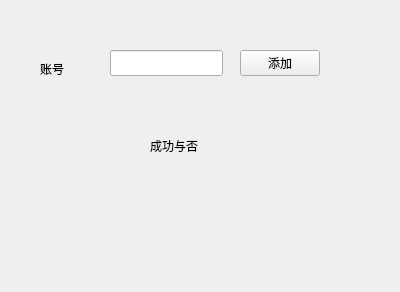
<?xml version="1.0" encoding="UTF-8"?>
<ui version="4.0">
 <class>Form</class>
 <widget class="QWidget" name="Form">
  <property name="geometry">
   <rect>
    <x>0</x>
    <y>0</y>
    <width>400</width>
    <height>292</height>
   </rect>
  </property>
  <property name="windowTitle">
   <string>Form</string>
  </property>
  <widget class="QLabel" name="user_id">
   <property name="geometry">
    <rect>
     <x>40</x>
     <y>60</y>
     <width>55</width>
     <height>18</height>
    </rect>
   </property>
   <property name="text">
    <string>账号</string>
   </property>
  </widget>
  <widget class="QLineEdit" name="id_edit">
   <property name="geometry">
    <rect>
     <x>110</x>
     <y>50</y>
     <width>113</width>
     <height>26</height>
    </rect>
   </property>
  </widget>
  <widget class="QPushButton" name="add_btn">
   <property name="geometry">
    <rect>
     <x>240</x>
     <y>50</y>
     <width>80</width>
     <height>26</height>
    </rect>
   </property>
   <property name="text">
    <string>添加</string>
   </property>
  </widget>
  <widget class="QLabel" name="back_message">
   <property name="geometry">
    <rect>
     <x>150</x>
     <y>120</y>
     <width>91</width>
     <height>51</height>
    </rect>
   </property>
   <property name="text">
    <string>成功与否</string>
   </property>
  </widget>
 </widget>
 <resources/>
 <connections/>
</ui>
